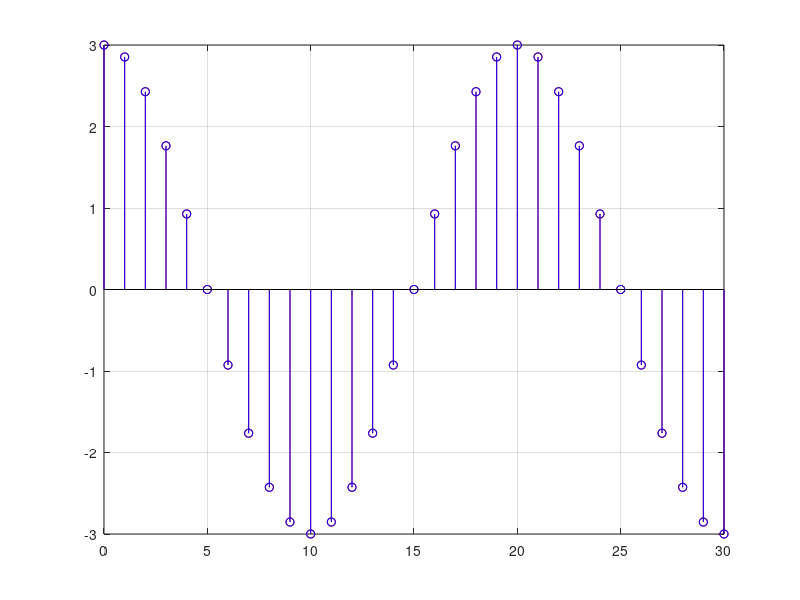

Write MATLAB code to recreate this figure.
n = [0 : 30];
x = 3 * cos(2*pi * 0.05 * n);
y = 3 * cos(2*pi * 1.05 * n);
stem(n, x, 'r'); grid
hold on
stem(n, y, 'b')

